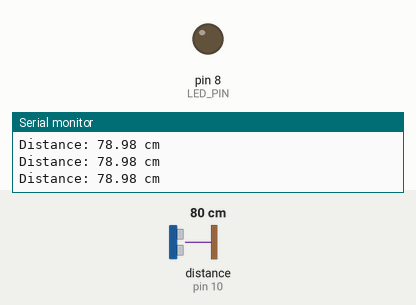
The sketch below on a simulated Arduino Uno, built with avr-gcc and run on an emulated ATmega328P. Shown: output pins drawn as LEDs (lit = HIGH), the last lines printed to the serial monitor. Wiring (inferred from the names in the program): ultrasonic range finder: trigger pin 9; echo pin 10. The inputs (shaded band) are chosen by the test bench; at power-on: distance to the obstacle (sensor on pin 10) 80 cm. The echo pulse lasts 58.3 µs per cm; pins used as bus, display or sensor lines are not drawn.

Above: at 1.3 s.
1.4 s: distance to the obstacle (sensor on pin 10) set to 23 cm
2.9 s: distance to the obstacle (sensor on pin 10) set to 19 cm
At 3.6 s:
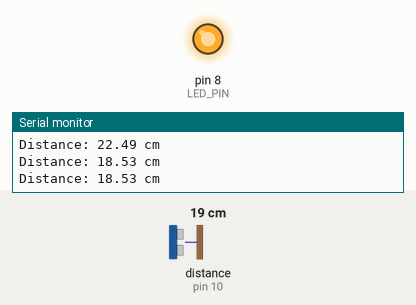
4.5 s: distance to the obstacle (sensor on pin 10) set to 35 cm
At 5.0 s:
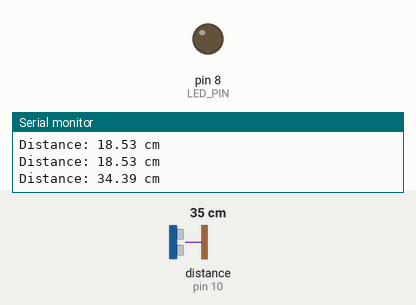
6.0 s: distance to the obstacle (sensor on pin 10) set to 2 cm
At 6.5 s:
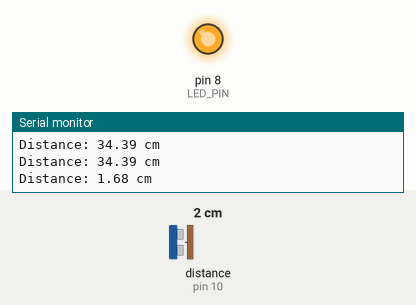
Timing chart, 0 to 8.5 s (numbered marks = the images above; inputs shaded):
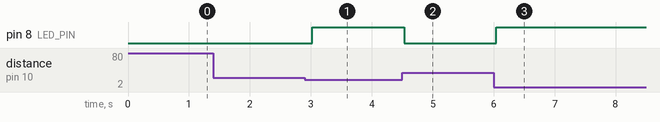

The sketch:

code.ino
```cpp
#define TRIG_PIN 9
#define ECHO_PIN 10
#define LED_PIN 8

void setup() {
  Serial.begin(9600); // Pour suivi si besoin
  pinMode(TRIG_PIN, OUTPUT);
  pinMode(ECHO_PIN, INPUT);
  pinMode(LED_PIN, OUTPUT);
}

void loop() {
  long duration;
  float distance;

  // Envoi du signal ultrason
  digitalWrite(TRIG_PIN, LOW);
  delayMicroseconds(2);
  digitalWrite(TRIG_PIN, HIGH);
  delayMicroseconds(10);
  digitalWrite(TRIG_PIN, LOW);

  // Lecture de l'écho
  duration = pulseIn(ECHO_PIN, HIGH);

  // Calcul distance en cm
  distance = duration * 0.034 / 2;

  Serial.print("Distance: ");
  Serial.print(distance);
  Serial.println(" cm");

  // LED si objet proche (<20cm)
  if(distance < 20) digitalWrite(LED_PIN, HIGH);
  else digitalWrite(LED_PIN, LOW);

  delay(500);
}
```

Measured:
- the behaviour switches between 21 and 20 cm on distance to the obstacle (sensor on pin 10) (found by bisection; images 0 and 1)
- after the input at 2.9 s, pin 8 (LED_PIN): LOW → HIGH after 0.13 s
- after the input at 4.5 s, pin 8 (LED_PIN): HIGH → LOW at once
- after the input at 6.0 s, pin 8 (LED_PIN): LOW → HIGH at once
